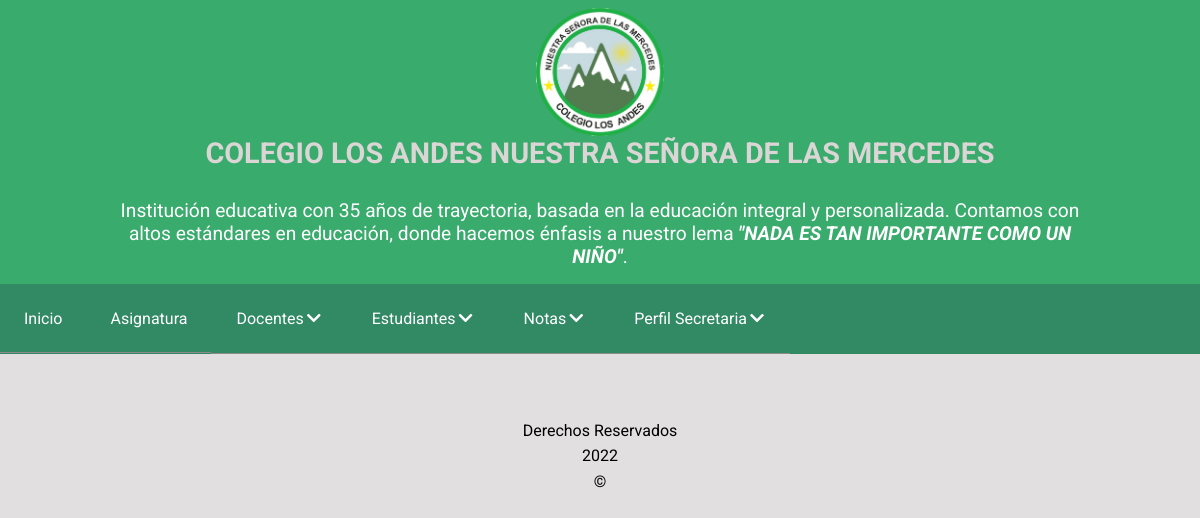
The app's page /principal.php (signed in) with its own data.
### tables this page shows
CREATE TABLE menu (
    id int(4) NOT NULL AUTO_INCREMENT PRIMARY KEY,
    nombre VARCHAR(60) NOT NULL,
    ruta VARCHAR(200) NULL,
    tipo INT(2) NOT NULL,
    es_hijo INT(4) NULL,
    posicion INT(4) NOT NULL,
    INDEX (es_hijo),
    FOREIGN KEY (es_hijo) REFERENCES menu(id)
);

CREATE TABLE roles (
    id INT(4) NOT NULL AUTO_INCREMENT PRIMARY KEY,
    nombre VARCHAR(20) NOT NULL,
    valor CHAR(3) NOT NULL
);

### logica/clases/Menu.php (called while the page is built, shortened)
<?php
class Menu
{
    protected $id;
    protected $nombre;
    protected $ruta;
    protected $tipo;
    protected $es_hijo;
    public function __construct($campo, $valor)
    {
        if ($campo != null) {
            $this->id = $campo['id'];
            $this->nombre = $campo['nombre'];
            $this->ruta = $campo['ruta'];
            $this->tipo = $campo['tipo'];
            $this->es_hijo = $campo['es_hijo'];
        }
    }
    public function getId()
    {
        return $this->id;
    }
    public function getNombre()
    {
        return $this->nombre;
    }
    public function getRuta()
    {
        return $this->ruta;
    }
    public function getTipo()
    {
        return $this->tipo;
    }
    public function getEsHijo()
    {
        return $this->es_hijo;
    }
    public static function getLista($filtro, $orden)
    {
        if ($filtro == null || $filtro == '') $filtro = '';
        else $filtro = " WHERE $filtro";
        if ($orden == null || $orden == '') $orden = '';
        else $orden = " ORDER BY $orden";
        $cadenaSQL = "SELECT id, nombre, ruta, tipo, es_hijo, posicion FROM menu $filtro $orden";
        return ConectorBD::ejecutarQuery($cadenaSQL);
    }
    public static function getListaEnObjetos($filtro, $orden)
    {
        $resultado = Menu::getLista($filtro, $orden);
        $lista = array();
        foreach ($resultado as $key) {
            $menu = new Menu($key, null);
            array_push($lista, $menu);
        }
        return $lista;
    }
}

### logica/clasesGenericas/ConectorBD.php (called while the page is built, shortened)
<?php
class ConectorBD
{
    private $servidor;
    private $puerto;
    private $baseDatos;
    private $controlador;
    private $usuario;
    private $clave;
    public function __construct()
    {
        $ruta = dirname(__FILE__) . '/../../configuracion.ini';
        if (!file_exists($ruta)) {
            echo 'Error: No existe el archivo de configuracion de conexion a la base de datos. Nombre del archivo: ' . $ruta;
        } else {
            $parametros = parse_ini_file($ruta);
            if (!$parametros) {
                echo 'Error: no se pudo procesar el archivo de configuracion. Nombre del archivo: ' . $ruta;
            } else {
                $this->servidor = $parametros['servidor'];
                $this->puerto = $parametros['puerto'];
                $this->baseDatos = $parametros['baseDatos'];
                $this->controlador = $parametros['controlador'];
                $this->usuario = $parametros['usuario'];
                $this->clave = $parametros['clave'];
            }
        }
    }
    public function conectar()
    {
        try {
            $this->conexion = new PDO("$this->controlador:host=$this->servidor;port=$this->puerto;dbname=$this->baseDatos", $this->usuario, $this->clave);
            return true;
        } catch (Exception $exc) {
            echo 'No se pudo conectar a la base de datos. ' . $exc->getMessage();
            return false;
        }
    }
    public static function ejecutarQuery($cadenaSQL)
    {
        $conectorBD = new ConectorBD();
        if ($conectorBD->conectar()) {
            $sentencia = $conectorBD->conexion->prepare($cadenaSQL);
            if (!$sentencia->execute()) $consulta = false;
            else {
                $consulta = $sentencia->fetchAll();
            }
        } else  echo 'No se pudo conectar con la base de datos.';
        return $consulta;
    }
}

### logica/clases/Permiso.php (called while the page is built, shortened)
<?php
class Permiso
{
    protected $estado;
    public function __construct($campo, $valor)
    {
        if ($campo != null) {
            $this->estado = $campo['estado'];
        }
    }
    public function getEstado()
    {
        return $this->estado;
    }
    public static function getLista($filtro, $orden)
    {
        if ($filtro == null || $filtro == '') $filtro = '';
        else $filtro = " WHERE $filtro";
        if ($orden == null || $orden == '') $orden = '';
        else $orden = " ORDER BY $orden";
        $cadenaSQL = "SELECT id, id_rol, id_menu, estado FROM permisos $filtro $orden";
        return ConectorBD::ejecutarQuery($cadenaSQL);
    }
    public static function getListaEnObjetos($filtro, $orden)
    {
        $resultado = Permiso::getLista($filtro, $orden);
        $lista = array();
        foreach ($resultado as $key) {
            $permisos = new Permiso($key, null);
            array_push($lista, $permisos);
        }
        return $lista;
    }
}

### logica/clases/Usuario.php (called while the page is built, shortened)
<?php
class Usuario
{
    protected $rol_id;
    public function getRolId()
    {
        return $this->rol_id;
    }
}

### logica/clases/Rol.php (called while the page is built, shortened)
<?php
class Rol
{
    protected $nombre;
    public function __construct($campo, $valor)
    {
        if ($campo != null) {
            if (!is_array($campo)) {
                $cadenaSQL = "SELECT id, nombre, valor FROM roles WHERE $campo=$valor";
                $campo = ConectorBD::ejecutarQuery($cadenaSQL)[0];
            }
            $this->nombre = $campo['nombre'];
        }
    }
    public function getNombre()
    {
        return $this->nombre;
    }
    public static function getLista($filtro, $orden)
    {
        if ($filtro == null || $filtro == '') $filtro = '';
        else $filtro = " WHERE $filtro";
        if ($orden == null || $orden == '') $orden = '';
        else $orden = " ORDER BY $orden";
        $cadenaSQL = "SELECT id, nombre, valor FROM roles $filtro $orden";
        return ConectorBD::ejecutarQuery($cadenaSQL);
    }
    public static function getListaEnObjetos($filtro, $orden)
    {
        $resultado = Rol::getLista($filtro, $orden);
        $lista = array();
        foreach ($resultado as $key) {
            $rol = new Rol($key, null);
            array_push($lista, $rol);
        }
        return $lista;
    }
}

### logica/clasesGenericas/MenuLista.php (the view)
<?php
class MenuLista
{
    public static function getMenu($rol)
    {
        $listaMenu = '';
        $totalMenus = Menu::getListaEnObjetos(null, 'posicion');
        foreach ($totalMenus as $menu) {
            if ($menu->getTipo() == 1) {
                $listaMenu .= MenuLista::construirHijos($menu, $rol);
            }
        }
        return $listaMenu;
    }
    public static function construirHijos($item, $rol)
    {
        $permiso = Permiso::getListaEnObjetos("id_rol={$rol} AND id_menu={$item->getId()}", null);
        $tieneHijos = false;
        $hijoUnico = '';
        foreach ($permiso as $key) {
            if ($key->getEstado() == 1) {
                $hijoUnico .= '<li class="menu__item"><a href="' . $item->getRuta() . '" class="as-menu__link">' . $item->getNombre() . '</a></li>';
                $totalMenus = Menu::getListaEnObjetos(null, 'posicion');
                $listaHijos = '<li class="menu__item as-dropdown-submenu"><a href="' . $item->getRuta() . '" class="as-menu__link as-submenu-btn"> <span>' . $item->getNombre() . '</span> <i class="fas fa-chevron-down"></i></a><ul class="as-submenu">';
                foreach ($totalMenus as $menu) {
                    if ($menu->getEsHijo() == $item->getId() && $menu->getTipo() == 2) {
                        $permiso = Permiso::getListaEnObjetos("id_rol={$rol} AND id_menu={$menu->getId()}", null);
                        foreach ($permiso as $key) {
                            if ($key->getEstado() == 1) {
                                $listaHijos .= '<li class="menu__item"><a href="' . $menu->getRuta() . '" class="as-menu__link as-submenu-color">' . $menu->getNombre() . '</a></li>';
                            }
                        }
                        $tieneHijos = true;
                    }
                }
                $listaHijos .= '</ul> </li>';
            }
        }
        return $tieneHijos ? $listaHijos : $hijoUnico;
    }
}

### principal.php (shortened to what this page needs)
<?php
$USUARIO = unserialize($_SESSION['usuario']);
$roles = Rol::getListaEnObjetos("id={$USUARIO->getRolId()}", null)[0];
?>
<!doctype html>
<html>
<head>
    <link rel="stylesheet" type="text/css" href="layout/css/main.css">
    <link rel="stylesheet" href="https://cdnjs.cloudflare.com/ajax/libs/font-awesome/5.15.4/css/all.min.css">
    <link rel="stylesheet" href="//code.jquery.com/ui/1.12.1/themes/base/jquery-ui.css">
</head>
<body>
    <header>
        <nav class="as-nav-header">
            <div class="as-first-div">
                <img class="as-logo" src="layout/img/logo-oficial.png" alt="logo" />
            </div>
            <div class="as-information">
                <h3 class="as-title">COLEGIO LOS ANDES NUESTRA SEÑORA DE LAS MERCEDES</h3>
                <p>Institución educativa con 35 años de trayectoria, basada en la educación integral
                    y personalizada. Contamos con altos estándares en educación, donde hacemos énfasis a
                    nuestro lema <span>&quot;NADA ES TAN IMPORTANTE COMO UN NIÑO&quot;</span>.</p>
            </div>
        </nav>
    </header>
    <nav class="as-main-nav">
        <ul class="as-menu" id="as-menu">
            <li class="menu__item"><a href="principal.php?CONTENIDO=layout/inicio.php" class="as-menu__link">Inicio</a></li>
            <?php
            $menu = MenuLista::getMenu($USUARIO->getRolId());
            echo $menu;
            ?>
            <li class="menu__item as-dropdown-submenu"><a href="#" class="as-menu__link as-submenu-btn"> <span>Perfil <?php echo $roles->getNombre(); ?> </span> <i class="fas fa-chevron-down"></i></a>
            </li>
    </nav>
    <main class="as-layout">
    </main>
    <?php
    $footer = Footer::showFooter();
    echo $footer;
    ?>
</body>
</html>

### layout/css/main.css (style rules this page uses)
body { margin: 0; padding: 0; background-color: #e1dfdf; background-size: cover; font-family: 'Roboto', sans-serif; height: auto; }
.as-nav-header { display: flex; flex-direction: column; justify-content: center; align-items: center; text-align: center; padding: 0.5rem 0 0; background-color: #39ab6c; }
.as-nav-header .as-first-div { z-index: 9; height: 5.2rem; }
.as-nav-header .as-logo { max-width: 6rem; transform: scale(1); transition: all .4s ease-out; }
.as-nav-header .as-information { position: relative; background-color: #39ab6c; padding: 0.2rem 0; width: 100%; }
.as-nav-header .as-information .as-title { color: #dbd5d5; }
.as-nav-header .as-information p { font-weight: 400; visibility: hidden; transition: all .4s ease-out; display: none; color: #ffffff; }
.as-nav-header .as-information p span { font-style: italic; font-weight: 700; }
.as-menu, .as-submenu { list-style: none; padding: 0; margin: 0; }
.as-menu { background-color: rgb(50, 138, 101); width: 100%; margin-left: -100%; transition: all 0.5s; position: absolute; z-index: 999; }
.as-menu__link { display: flex; padding: 1.5em 1.5em; color: #ffffff; font-size: 1em; text-decoration: none; border-bottom: 1px solid #8e8b8b; }
.as-menu .menu__item .as-submenu-btn span { padding: 1px; }
.as-menu .menu__item .as-submenu-btn i { padding: 2px; }
.as-layout { padding: 1rem; }
@media (min-width: 576px) { .as-nav-header { flex-direction: column; } }
@media (min-width: 576px) { .as-nav-header .as-logo { max-width: 7rem; } }
@media (min-width: 576px) { .as-nav-header .as-information { padding: 1rem 0; } }
@media (min-width: 576px) { .as-nav-header .as-information .as-title { font-size: 1.5rem; } }
@media (min-width: 576px) { .as-nav-header .as-information p { visibility: visible; display: inherit; } }
@media (min-width: 768px) { .as-nav-header .as-logo { max-width: 8rem; } }
@media (min-width: 768px) { .as-nav-header .as-information .as-title { font-size: 1.7rem; } }
@media (min-width: 768px) { .as-nav-header .as-information p { visibility: visible; display: inherit; max-width: 80vw; margin: 0 auto; font-size: 1.2rem; } }
@media (min-width: 992px) { .as-nav-header .as-information .as-title { font-size: 1.8rem; } }
@media (min-width: 992px) { .as-menu { margin-left: 0; display: flex; align-items: center; justify-content: start; position: relative; } }
@media (min-width: 992px) { .as-dropdown-submenu { position: relative; } }
@media (min-width: 1200px) { .as-nav-header { flex-direction: column; } }

### records on screen
menu: nombre "Asignatura"
menu: nombre "Docentes"
menu: nombre "Estudiantes"
menu: nombre "Notas"
roles: nombre "Secretaria"
